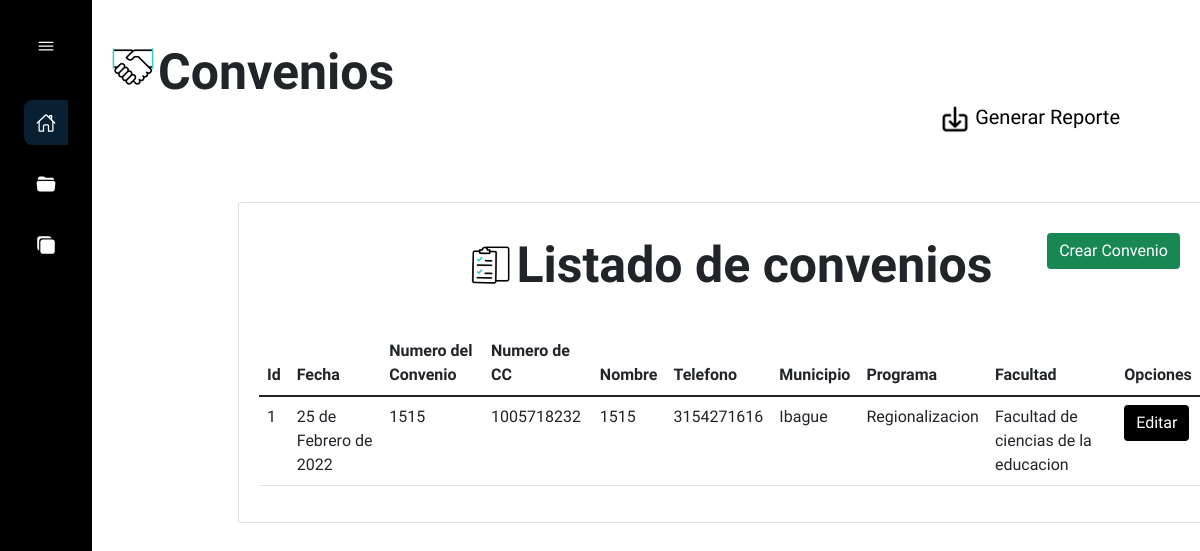
The page /Inicio/Convenios (signed in) on the database as committed earlier.
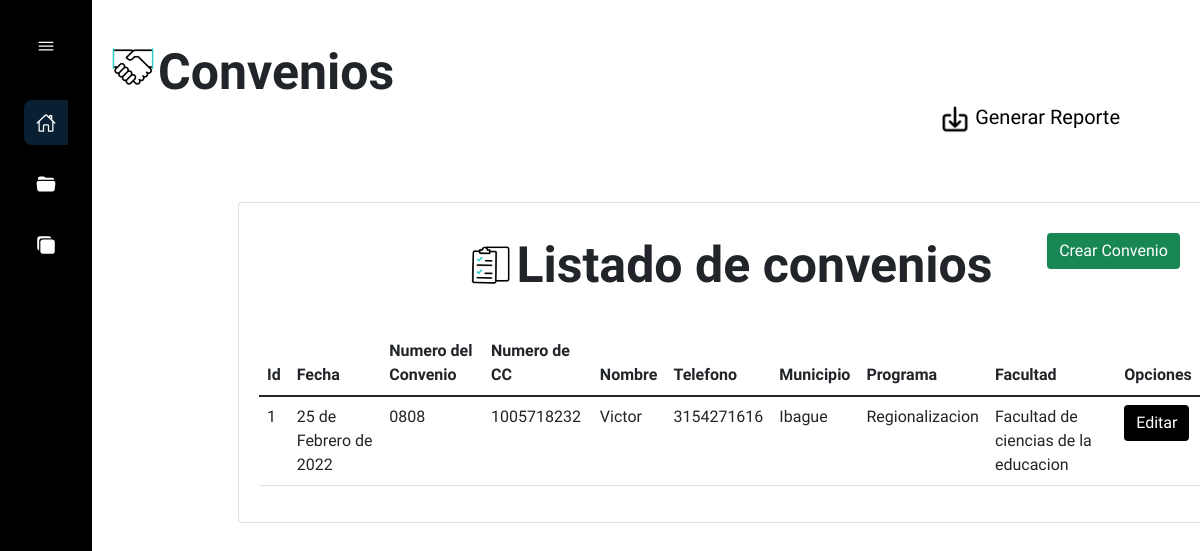
The same page on the database as committed later.
### Apps/OfConvenio/models.py (models this page shows, shortened)
class Convenios(models.Model):
    PROYECTOS_CHOICES = (
        ('Regionalizacion', 'Regionalizacion'),
        ('UT Solidaria', 'UT Solidaria'),
        ('UT Para los niños', 'UT Para los niños'),
        ('UT En tu comunidad', 'UT En tu comunidad'),
        ('Articulacion con la escuela', 'Articulacion con la escuela'),
        ('Universidad territorio de paz', 'Universidad territorio de paz'),
        ('Apropiacion social del conocimiento', 'Apropiacion social del conocimiento'),
        ('Universidad abierta', 'Universidad abierta'),
    )
    FACULTAD_CHOICES = (
        ('No aplica','No aplica'),
        ('Facultad de ciencias humanas y artes','Facultad de ciencias humanas y artes'),
        ('Facultad de ciencias de la educacion','Facultad de ciencias de la educacion'),
        ('Facultad de medicina veterinaria','Facultad de medicina veterinaria'),
        ('Facultad de ciencias basicas','Facultada de ciencias basicas'),
        ('Facultad de tecnologia','Facultad de tecnologia'),
        ('IDEAD','IDEAD'),
        ('Facultad de ingenieria agronomica','Facultad de ingenieria agronomica'),
        ('Facultad de ingenieria forestal','Facultad de ingenieria forestal'),
        ('Facultad de ciencias en la salud','Facultad de ciencias en la salud'),
    )
    codigo = models.AutoField('Codigo',primary_key=True,blank=False)
    fecha = models.DateField('Fecha',max_length=15, auto_now_add=True)
    documento = models.CharField('Cc Estudiante',max_length=30, blank=False, null=False)
    convenio = models.CharField('Numero Convenio',max_length=30, blank=False, null=False)
    nombre = models.CharField('Nombre Estudiante',max_length=40, blank=False, null=False)
    telefono = models.CharField('Celular Estudiante',max_length=15, blank=False, null=False)
    municipio = models.CharField('Municipio',max_length=30, blank=False, null=False)
    programa = models.CharField('Programa',max_length= 50, blank=False, null=False, choices=PROYECTOS_CHOICES)
    facultad = models.CharField('Facultad',max_length= 80, null= False, choices= FACULTAD_CHOICES)
    class Meta:
        verbose_name_plural = "Convenios"

### Apps/OfConvenio/views.py (the view)
# urls.py: path('Inicio/Convenios',login_required(InicioConvenio.as_view()), name = 'inicioConvenio'),
class InicioConvenio(ListView):
    model = Convenios
    template_name = 'Convenio/InicioConvenio.html'
    profile_list = Convenios.objects.get_queryset().order_by('codigo')
    paginate_by = 5

### Apps/OfConvenio/templates/Convenio/InicioConvenio.html (shortened to what this page needs)
{% extends "Base.html" %}
{% load static %}
{% block Css %}
    <link rel="stylesheet" href="{% static 'Css/Convenio/inicioConvenio.css' %}">
{% endblock Css %}
{% block body %}
    <div class="titulo">
        <img class="gif" src="{% static 'image/gif/apreton-de-manos.gif' %}" alt="">
        <h1>Convenios</h1>
    </div>
    <div class="reporte">
    <a role="button" href="{% url 'Reporte' %}">
        <img class="img" src="{% static 'image/Proyeccion/Reporte.png' %}"> Generar Reporte
    </a>
    </div>
    <div class="card">
    <div class="crear">
       <button class="btn btn-success" onclick="crear('{% url 'crearConvenio'%}')" role="button">Crear Convenio</button>
    </div>
    <div class="card-body">
        <img class="gif1"  src="{% static 'image/gif/lista-de-verificacion.gif' %}" alt="GifListado">
        <h1 class="listado">Listado de convenios</h1>
    </div>
<div class="conteiner">
          <table class="table" id="data">
              <thead>
                  <tr>
                      <th>Id</th>
                      <th>Fecha</th>
                      <th>Numero del Convenio</th>
                      <th>Numero de CC</th>
                      <th>Nombre</th>
                      <th>Telefono</th>
                      <th>Municipio</th>
                      <th>Programa</th>
                      <th>Facultad</th>
                      <th>Opciones</th>
                  </tr>
              </thead>
              {% if object_list%}
              <tbody>
                  {% for  Convenios in object_list  %}
                  <tr>
                      <td>{{ Convenios.codigo }}</td>
                      <td>{{ Convenios.fecha}}</td>
                      <td>{{ Convenios.convenio }}</td>
                      <td>{{ Convenios.documento }}</td>
                      <td>{{ Convenios.nombre }}</td>
                      <td>{{ Convenios.telefono }}</td>
                      <td>{{ Convenios.municipio }}</td>
                      <td>{{ Convenios.programa }}</td>
                      <td>{{  Convenios.facultad }}</td>
                      <td>
                          <button class="btn btn-ligth" rel="edit"  onclick="abrir_modal('{% url 'editarConvenio' Convenios.codigo %}')" role="button">Editar</button>
                      </td>
                  </tr>
                  {% endfor %}
                  {% else %}
                  <h1 class="convenio">No hay convenios registrados</h1>
                  {% endif %}
                </tbody>
          </table>
</div>
</div>
{% endblock body %}

Rows that differ between the two databases and show on the page:
changed Convenios "Ibague": convenio "1515" → "0808"; nombre "1515" → "Victor"
